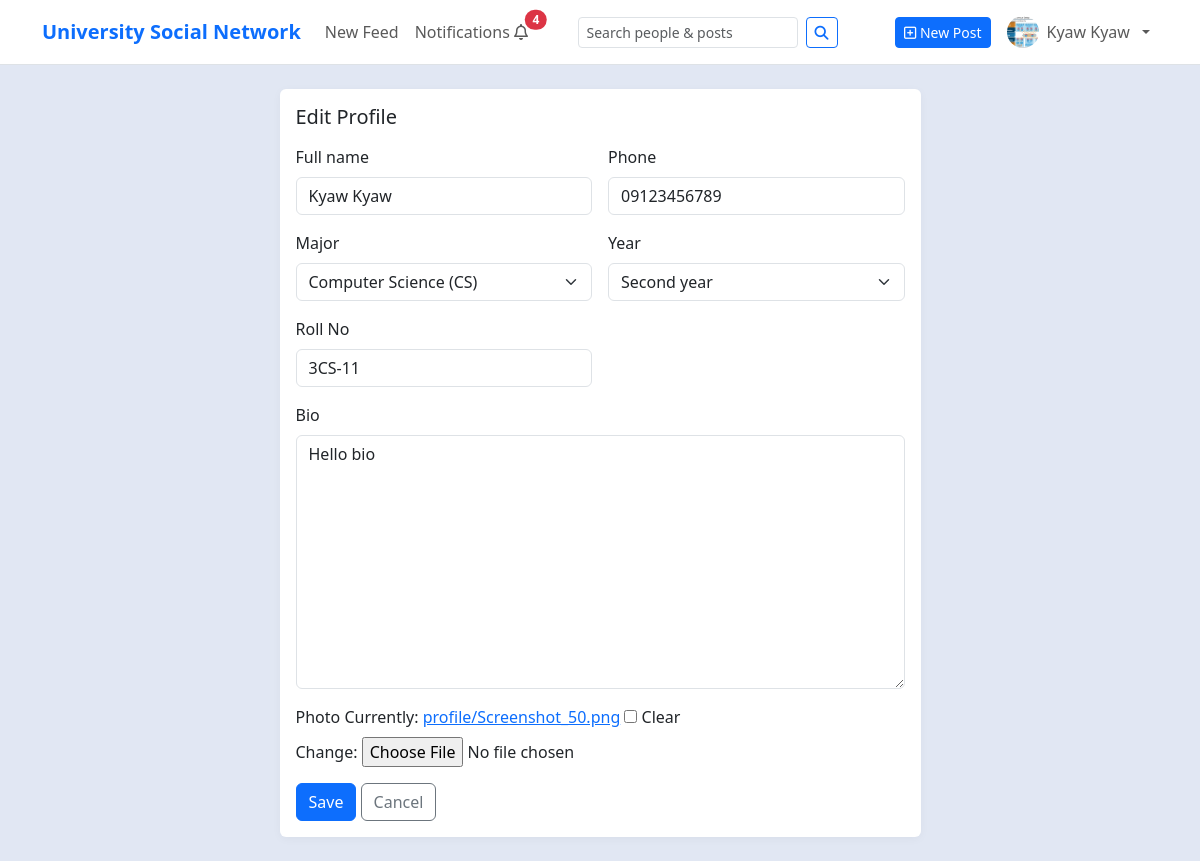
Page /profiles/me/edit/ (signed in) on the committed database.
### myapp/models.py (models this page shows, shortened)
class User(AbstractBaseUser, PermissionsMixin):
    email = models.EmailField(unique=True)
    is_staff = models.BooleanField(default=False)
    is_active = models.BooleanField(default=True)
    date_joined = models.DateTimeField(default=timezone.now)
    objects = UserManager()
    USERNAME_FIELD = "email"
    REQUIRED_FIELDS = []

class Profile(models.Model):
    MAJOR = [
        ('CST', 'CST'),
        ('CS',  'Computer Science (CS)'),
        ('CT',  'Computer Technology (CT)'),
    ]
    ACADEMIC_YEAR = [
        ('FIRST_YEAR',  'first year'),
        ('SECOND_YEAR', 'Second year'),
        ('THIRD_YEAR',  'Third year'),
        ('FORUTH_YEAR', 'Fourth year'),
        ('FINAL_YEAR',  'Final year'),
    ]
    user = models.OneToOneField(
        settings.AUTH_USER_MODEL,
        on_delete=models.CASCADE,
        related_name="profile",
    )
    full_name = models.CharField(max_length=150, blank=True)
    bio = models.TextField(blank=True)
    major = models.CharField(max_length=15, choices=MAJOR, blank=True, null=True)
    year = models.CharField(max_length=15, choices=ACADEMIC_YEAR, blank=True, null=True)
    roll_no = models.CharField(max_length=15, blank=True, null=True)
    photo = models.ImageField(upload_to='profile', blank=True, null=True)
    phone_no = models.CharField(max_length=15, blank=True, null=True)
    posts_count = models.PositiveIntegerField(default=0)
    followers_count = models.PositiveIntegerField(default=0)
    following_count = models.PositiveIntegerField(default=0)

### myapp/views.py (the view)
# urls.py: path("profiles/me/edit/", views.profile_edit, name="profile-edit"),
@login_required
@require_http_methods(["GET", "POST"])
def profile_edit(request):
    profile = get_object_or_404(Profile, user=request.user)
    if request.method == "POST":
        form = ProfileForm(request.POST, request.FILES, instance=profile)
        if form.is_valid():
            form.save()
            messages.success(request, "Profile updated.")
            return redirect("social:profile-detail", user_id=request.user.id)
    else:
        form = ProfileForm(instance=profile)
    return render(request, "social/profile_edit.html", {"form": form, "profile": profile})

### myapp/forms.py
class ProfileForm(forms.ModelForm):
    class Meta:
        model = Profile
        fields = ["full_name", "bio", "major", "year", "roll_no", "photo", "phone_no"]

### myapp/context_processors.py (called while the page is built)
def unread_notifications_count(request):
    if request.user.is_authenticated:
        c = Notification.objects.filter(recipient=request.user, is_read=False).count()
    else:
        c = 0
    return {'unread_count': c}

### templates/social/profile_edit.html (shortened to what this page needs)
{% extends "social/base.html" %}
{% load widget_tweaks %}
{% block content %}
<div class="row">
  <div class="col-md-7 mx-auto">
    <div class="card">
      <div class="card-body">
        <h5 class="mb-3">Edit Profile</h5>
        <form method="post" enctype="multipart/form-data">
          <div class="row g-3">
            <div class="col-md-6">
              <label class="form-label">Full name</label>
              {{ form.full_name|add_class:"form-control" }}
            </div>
            <div class="col-md-6">
              <label class="form-label">Phone</label>
              {{ form.phone_no|add_class:"form-control" }}
            </div>
            <div class="col-md-6">
              <label class="form-label">Major</label>
              {{ form.major|add_class:"form-select" }}
            </div>
            <div class="col-md-6">
              <label class="form-label">Year</label>
              {{ form.year|add_class:"form-select" }}
            </div>
            <div class="col-md-6">
              <label class="form-label">Roll No</label>
              {{ form.roll_no|add_class:"form-control" }}
            </div>
            <div class="col-12">
              <label class="form-label">Bio</label>
              {{ form.bio|add_class:"form-control" }}
            </div>
            <div class="col-12">
              <label class="form-label">Photo</label>
              {{ form.photo }}
            </div>
          </div>
          <div class="mt-3">
            <button class="btn btn-primary">Save</button>
            <a class="btn btn-outline-secondary" href="{% url 'social:profile-detail' request.user.id %}">Cancel</a>
          </div>
        </form>
      </div>
    </div>
  </div>
</div>
{% endblock %}

### templates/social/nav_bar.html (shortened to what this page needs)
{% load static %}
<nav class="navbar navbar-expand-lg navbar-light bg-white border-bottom sticky-top">
  <div class="container">
    <a class="navbar-brand fw-bold text-primary" href="{% url 'social:feed' %}">
      University Social Network
    </a>
    <div id="nav" class="collapse navbar-collapse">
      <ul class="navbar-nav me-auto">
        <li class="nav-item">
          <a class="nav-link" href="{% url 'social:feed' %}">New Feed</a>
        </li>
        <li class="nav-item">
          <a class="nav-link position-relative" href="{% url 'social:notifications' %}">
            Notifications <i class="fa-regular fa-bell"></i>
            <span id="notif-badge"
                  class="position-absolute start-100 translate-middle badge rounded-pill text-bg-danger {% if not unread_count %}d-none{% endif %}">
              {% if unread_count and unread_count > 0 %}{{ unread_count }}{% endif %}
            </span>
          </a>
        </li>
      </ul>
      <form class="d-flex me-3 my-2 my-lg-0" role="search" action="{% url 'social:search' %}" method="get">
        <input class="form-control form-control-sm me-2"
               type="search"
               name="q"
               placeholder="Search people & posts"
               value="{{ request.GET.q|default:'' }}"
               aria-label="Search">
        <button class="btn btn-sm btn-outline-primary" type="submit">
          <i class="fa-solid fa-magnifying-glass"></i>
        </button>
      </form>
      <ul class="navbar-nav ms-auto align-items-center">
        {% if request.user.is_authenticated %}
          <li class="nav-item me-2 d-none d-lg-block">
            <a class="btn btn-sm btn-primary" href="{% url 'social:post-create' %}">
              <i class="fa-regular fa-square-plus"></i> New Post
            </a>
          </li>
          <li class="nav-item dropdown">
            <a class="nav-link dropdown-toggle d-flex align-items-center gap-2" href="#" role="button"
               data-bs-toggle="dropdown" aria-expanded="false">
              {% if request.user.profile.photo %}
                <img src="{{ request.user.profile.photo.url }}"
                     alt="Avatar"
                     style="width:32px;height:32px;border-radius:50%;object-fit:cover;">
              {% else %}
                <span class="d-inline-flex align-items-center justify-content-center rounded-circle bg-secondary text-white"
                      style="width:32px;height:32px;font-size:14px;">
                  <i class="fa-solid fa-user"></i>
                </span>
              {% endif %}
              <span class="d-none d-sm-inline">
                {% firstof request.user.profile.full_name request.user.email %}
              </span>
            </a>
          </li>
        {% endif %}
      </ul>
    </div>
  </div>
</nav>

### templates/social/base.html (style rules this page uses)
body { background: #e1e7f3; }
.card { border: 0; box-shadow: 0 2px 10px rgba(0,0,0,.04); }

### rows in the picture
User: user.profile.photo (picture), full_name "Kyaw Kyaw"
Profile: full_name "Kyaw Kyaw", phone_no "09123456789", major "Computer Science (CS)", year "Second year", roll_no "3CS-11", bio "Hello bio"

### other values in the picture
{{ unread_count }} "4"
